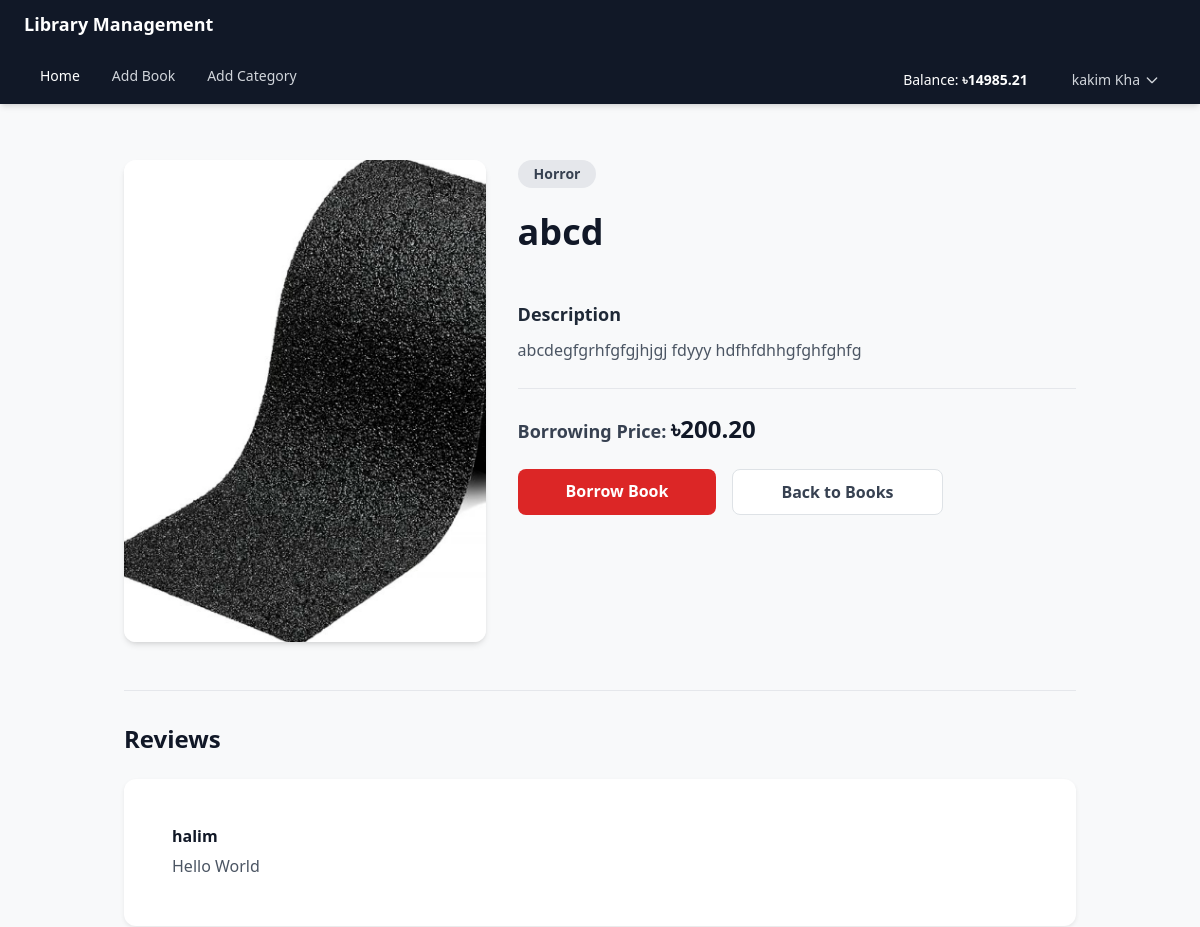
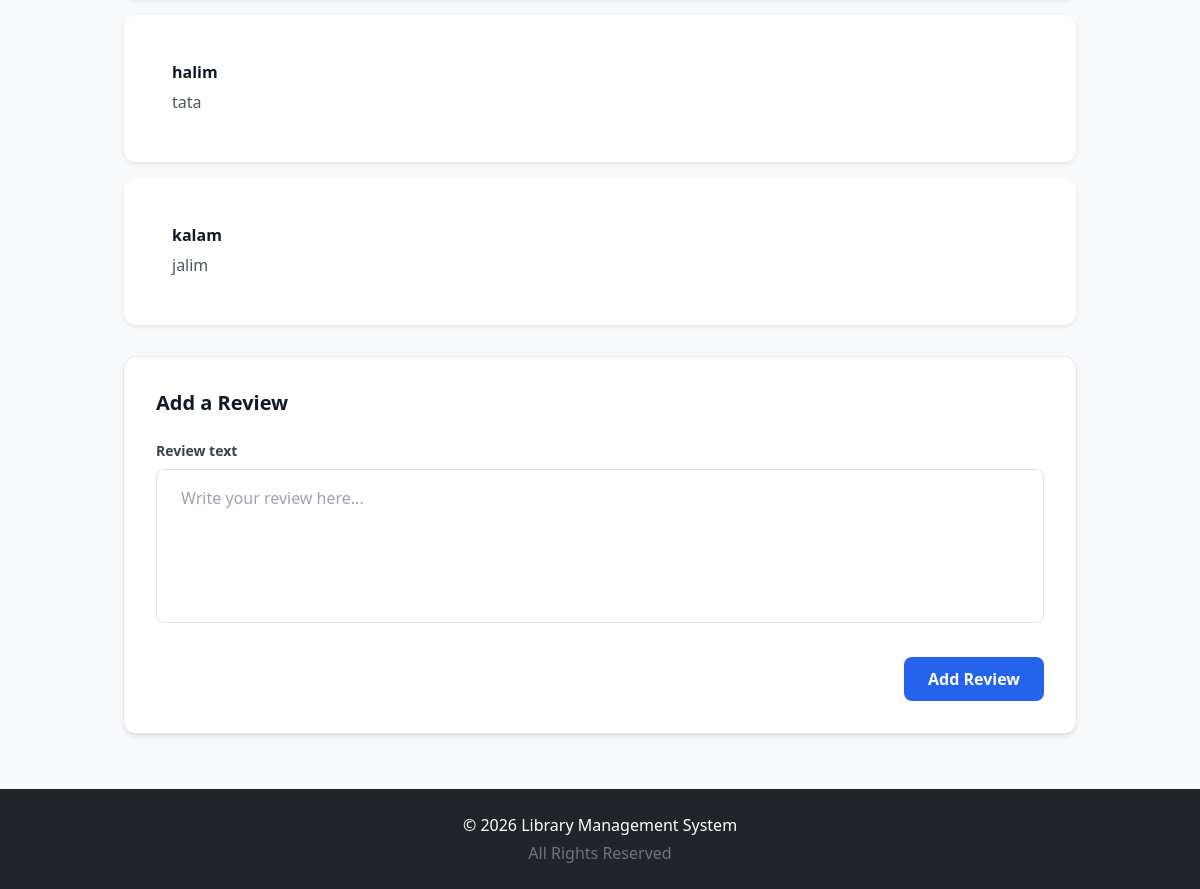
Page /books/book-details/4/ (signed in) on the committed database (2 pictures, top to bottom).
### accounts/models.py (models this page shows, shortened)
class UserProfile(models.Model):
    user = models.OneToOneField(User,on_delete=models.CASCADE) ## One user has one profile, if user is deleted User Profile will be deleted
    balance = models.DecimalField(max_digits= 10, decimal_places=2, default=0.00)

### books/models.py (models this page shows, shortened)
class Book(models.Model):
    title = models.CharField(max_length=200)
    description = models.TextField()
    category = models.ForeignKey('Category', on_delete=models.CASCADE, related_name = 'books')
    image = models.ImageField(upload_to="books/images/")
    borrowing_price = models.DecimalField(max_digits=6, decimal_places=2)

class Category(models.Model):
    name = models.CharField(max_length = 50)
    description = models.TextField()

class UserReview(models.Model):
    book = models.ForeignKey(Book, on_delete=models.CASCADE,related_name = 'reviews') ## many reviews in one book, so we use ForeignKey here, ManyToOne realationship, related_name = 'reviews' means we can access all reviews in a book using book.reviews.all()
    user = models.ForeignKey(User, on_delete=models.CASCADE,related_name = 'my_reviews') ## many book reviews by one user, so we use ForeignKey here, ManyToOne realationship, related_name = 'reviews' means we can access all reviews by a user using user.reviews.all()
    review_text = models.TextField()

### books/views.py (the view)
# urls.py: path('book-details/<int:pk>/',bookDetails,name='book_details'),
@login_required
def bookDetails(request,pk):
    book = Book.objects.get(pk=pk) ## get the current book object using pk
    if request.method == 'POST':
        form = UserReviewForm(request.POST)
        if form.is_valid():
            if UserReview.objects.filter(book=book,user=request.user).exists():
                form.add_error(None,"You Are Already Reviewed This Book") ## add error to the form if the user has already reviewed the book
            elif not Borrowing.objects.filter(book=book,user=request.user.userprofile).exists():
                form.add_error(None,"You Can Only Review This Book If You Borrowed It") ## add error to the form if the user has not borrowed the book
            else:
                review = form.save(commit=False) ## Create a new UserReview instance but didn't save it to the database yet
                review.book = book ## Assign the current book object to the book field of the UserReview instance
                review.user = request.user ## Assign the current logged-in user to the user field of the UserReview instance
                review.save() ## Save the UserReview instance to the database
    else:
        form = UserReviewForm()
    reviews = book.reviews.all() ## get all the reviews of the current book object using related_name 'reviews' in UserReview model
    return render(request,'book_details.html',{'book':book,'reviews':reviews,'form':form}) ## pass the current book object, all reviews of the current book object and the review

### books/forms.py
class UserReviewForm(forms.ModelForm):
    class Meta:
        model = UserReview
        fields = ["review_text"] ## ONLY REVIEW TEXT IS REQUIRED FROM USER, BOOK AND USER WILL BE AUTOMATICALLY ADDED IN VIEWS.PY
        widgets = {
            'review_text' : forms.Textarea(attrs={
                'class' : 'w-full px-4 py-3 rounded-lg border border-gray-300 focus:ring-2 focus:ring-blue-500 focus:border-blue-500 outline-none transition resize-none',
                'rows' : 5,
                'placeholder' : 'Write your review here...'
            })
        }

### books/templates/book_details.html (shortened to what this page needs)
{% extends 'base.html' %}
{% load static %}
{% block body %}
<div class="mx-auto max-w-7xl px-4 py-8 sm:px-6 lg:px-8">
    <div class="grid grid-cols-1 gap-8 md:grid-cols-5">
        <div class="md:col-span-2">
            <div class="overflow-hidden rounded-xl bg-white shadow-md">
                {% if book.image %}
                    <img
                        src="{{ book.image.url }}"
                        alt="{{ book.title }}"
                        class="h-auto max-h-[550px] w-full object-cover">
                {% else %}
                    <div class="flex h-96 items-center justify-center bg-gray-100 text-gray-400">
                        No Image Available
                    </div>
                {% endif %}
            </div>
        </div>
        <div class="md:col-span-3">
            <span class="mb-4 inline-block rounded-full bg-gray-200 px-3 py-1 text-sm font-semibold text-gray-700">
                {{ book.category.name }}
            </span>
            <h1 class="mb-5 text-3xl font-bold text-gray-900 sm:text-4xl">
                {{ book.title }}
            </h1>
            <h2 class="mb-2 text-lg font-semibold text-gray-800">
                Description
            </h2>
            <p class="leading-7 text-gray-600">
                {{ book.description }}
            </p>
            <div class="my-6 border-t border-gray-200"></div>
            <div class="mb-6">
                <span class="text-lg font-semibold text-gray-700">
                    Borrowing Price:
                </span>
                <span class="text-2xl font-bold text-gray-900">
                    ৳{{ book.borrowing_price }}
                </span>
            </div>
            <div class="flex flex-wrap gap-3">
                {% if request.user.is_authenticated %}
                    <a
                        href="{% url 'borrow_book' book.pk %}"
                        class="no-underline rounded-lg bg-red-600 px-5 py-2.5 font-semibold text-white transition hover:bg-red-700 focus:outline-none focus:ring-2 focus:ring-red-500 focus:ring-offset-2">
                        Borrow Book
                    </a>
                {% else %}
                    <a
                        href="{% url 'user_login' %}"
                        class="rounded-lg bg-blue-600 px-5 py-2.5 font-semibold text-white transition hover:bg-blue-700 focus:outline-none focus:ring-2 focus:ring-blue-500 focus:ring-offset-2">
                        Login to Borrow
                    </a>
                {% endif %}
                <a
                    href="{% url 'home' %}"
                    class="no-underline rounded-lg border border-gray-300 bg-white px-5 py-2.5 font-semibold text-gray-700 transition hover:bg-gray-100 focus:outline-none focus:ring-2 focus:ring-gray-400 focus:ring-offset-2">
                    Back to Books
                </a>
            </div>
        </div>
    </div>
    <div class="mt-12">
        <div class="border-t border-gray-200 pt-8">
            <h2 class="mb-6 text-2xl font-bold text-gray-900">
                Reviews
            </h2>
            {% if reviews %}
                <div class="space-y-4">
                    {% for review in reviews %}
                        <div class="rounded-xl bg-white p-5 shadow-sm ring-1 ring-gray-200">
                            <h3 class="mb-2 font-semibold text-gray-900">
                                {{ review.user.username }}
                            </h3>
                            <p class="leading-6 text-gray-600">
                                {{ review.review_text }}
                            </p>
                        </div>
                    {% endfor %}
                </div>
            {% else %}
                <p class="rounded-lg bg-gray-50 p-4 text-gray-500">
                    No reviews yet.
                </p>
            {% endif %}
            {% if form is not None %}
            <div class="mt-8 rounded-xl bg-white p-6 shadow-md ring-1 ring-gray-200 sm:p-8">
                <h3 class="mb-6 text-xl font-bold text-gray-900">
                    Add a Review
                </h3>
                <form method="post" class="space-y-5">
                    {% for field in form %}
                        <div>
                            <label
                                for="{{ field.id_for_label }}"
                                class="mb-2 block text-sm font-semibold text-gray-700">
                                {{ field.label }}
                            </label>
                            {{ field }}
                        </div>
                    {% endfor %}
                    <div class="flex justify-end pt-2">
                        <button
                            type="submit"
                            class="rounded-lg bg-blue-600 px-6 py-2.5 font-semibold text-white transition hover:bg-blue-700 focus:outline-none focus:ring-2 focus:ring-blue-500 focus:ring-offset-2">
                            Add Review
                        </button>
                    </div>
                </form>
            </div>
            {% endif %}
        </div>
    </div>
</div>
{% endblock %}

### core/templates/base.html (shortened to what this page needs)
<!DOCTYPE html>
<html lang="en">
<head>
    <link
        href="https://cdn.jsdelivr.net/npm/bootstrap@5.3.3/dist/css/bootstrap.min.css"
        rel="stylesheet">
     <script src="https://cdn.tailwindcss.com"></script>
</head>
<body class="bg-light d-flex flex-column min-vh-100">
    {% include 'navbar.html' %}
    <main class="container py-4 flex-grow-1">
        {% block body %}
        {% endblock %}
    </main>
    {% include 'footer.html' %}
</body>
</html>

### core/templates/navbar.html (shortened to what this page needs)
<nav class="bg-gray-900 shadow-md">
    <div class="mx-auto max-w-7xl px-4 sm:px-6 lg:px-8">
        <div class="flex h-12 items-center justify-between">
            <a href="{% url 'home' %}"
               class="text-lg font-bold text-white">
                Library Management
            </a>
        </div>
        <div
            id="navbarMenu"
            class="hidden border-t border-gray-700 py-2 md:flex md:items-center md:justify-between md:border-0 md:py-0">
            <div class="flex flex-col md:flex-row md:items-center">
                <a
                    href="{% url 'home' %}"
                    class="rounded px-3 py-1.5 text-sm font-medium text-white hover:bg-gray-800">
                    Home
                </a>
                <a
                    href="{% url 'add_book' %}"
                    class="rounded px-3 py-1.5 text-sm font-medium text-gray-300 hover:bg-gray-800 hover:text-white">
                    Add Book
                </a>
                <a
                    href="{% url 'add_category' %}"
                    class="rounded px-3 py-1.5 text-sm font-medium text-gray-300 hover:bg-gray-800 hover:text-white">
                    Add Category
                </a>
            </div>
            <div class="mt-2 md:mt-0">
                {% if request.user.is_authenticated %}
                    <div class="flex flex-col md:flex-row md:items-center md:gap-3">
                        <span class="px-3 py-1.5 text-sm text-white">
                            Balance:
                            <strong>
                                ৳{{ request.user.userprofile.balance }}
                            </strong>
                        </span>
                        <div class="relative">
                            <button
                                type="button"
                                onclick="document.getElementById('userDropdown').classList.toggle('hidden')"
                                class="flex items-center rounded px-3 py-1.5 text-sm text-gray-300 hover:bg-gray-800 hover:text-white">
                                {{ request.user.first_name|default:request.user.username }}
                                <svg
                                    class="ml-1 h-4 w-4"
                                    fill="none"
                                    stroke="currentColor"
                                    viewBox="0 0 24 24">
                                    <path
                                        stroke-linecap="round"
                                        stroke-linejoin="round"
                                        stroke-width="2"
                                        d="M19 9l-7 7-7-7">
                                    </path>
                                </svg>
                            </button>
                        </div>
                    </div>
                {% endif %}
            </div>
        </div>
    </div>
</nav>

### core/templates/footer.html
<footer class="bg-dark text-white mt-auto">
    <div class="container py-4 text-center">
        <p class="mb-1">
            © {% now "Y" %} Library Management System
        </p>
        <p class="mb-0 text-secondary">
            All Rights Reserved
        </p>
    </div>
</footer>

### rows in the picture
Book: image (picture), category.name "Horror", title "abcd", description "abcdegfgrhfgfgjhjgj fdyyy hdfhfdhhgfghfghfg", borrowing_price "200.20"
UserReview: user.username "halim", review_text "Hello World"
UserReview: user.username "halim", review_text "tata"
UserReview: user.username "kalam", review_text "jalim"

### other values in the picture
{{ request.user.userprofile.balance }} "14985.21"
{{ request.user.first_name|default:request.user.username }} "kakim Kha"
{{ field.label }} "Review text"
